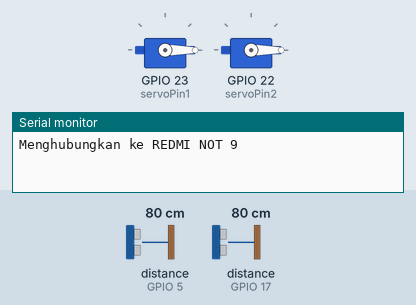
Simulated run of this sketch. Board: ESP32. Shown: 2 × servo, the last lines printed to the serial monitor. Wiring (inferred from the names in the program): ultrasonic range finder: trigger GPIO 16; echo GPIO 17. Inputs (shaded band) come from the test bench; at power-on: distance to the obstacle (sensors on GPIO 17, GPIO 5) 80 cm. The echo pulse lasts 58.3 µs per cm; WiFi joins after 1.5 s; servers stay silent unless stated; no MQTT or app messages arrive unless stated.

Above: at 1.2 s.
1.3 s: distance to the obstacle (sensor on GPIO 17) set to 17 cm
6.5 s: distance to the obstacle (sensor on GPIO 17) set to 13 cm
At 7.6 s:
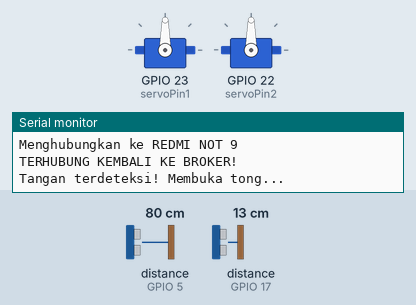
13.6 s: distance to the obstacle (sensor on GPIO 17) set to 18 cm
At 15.8 s:
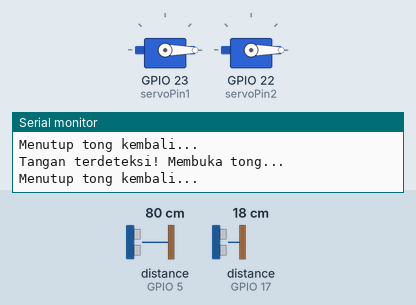
17.0 s: distance to the obstacle (sensor on GPIO 17) set to 2 cm
At 18.0 s:
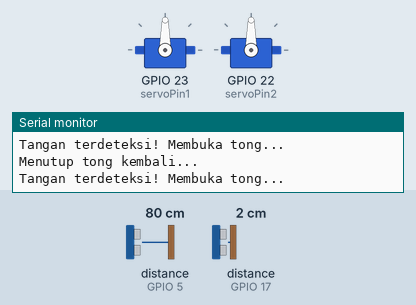
Timing chart, 0 to 20.0 s (numbered marks = the images above; inputs shaded):
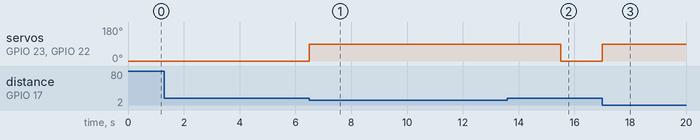

The sketch:

trashbin.ino
```cpp
#include <ArduinoJson.h>
#include <ESP32Servo.h>
#include <PubSubClient.h>
#include <WiFi.h>

// =========================================================================
// 1. PENGATURAN WI-FI & MQTT
// =========================================================================
const char *ssid = "REDMI NOT 9";
const char *password = "11111111";
const char *mqtt_server = "192.168.43.208"; // IP Laptop Kamu
const char *mqtt_topic = "trashbin/status";

// =========================================================================
// 2. PENGATURAN PIN HARDWARE
// =========================================================================
// Sensor Dalam (Kapasitas Sampah)
const int trigPinDalam = 18;
const int echoPinDalam = 5;

// Sensor Luar (Deteksi Tangan)
const int trigPinLuar = 16;
const int echoPinLuar = 17;

// Motor Servo 1 & 2 - BARU
const int servoPin1 = 23;
const int servoPin2 = 22;
Servo tutupBin1;
Servo tutupBin2;

// =========================================================================
// 3. VARIABEL KALIBRASI & LOGIKA TIMER
// =========================================================================
const int JARAK_KOSONG = 50;
const int JARAK_PENUH = 5;

unsigned long lastReconnectAttempt = 0;
unsigned long lastPublishTime = 0;
unsigned long waktuBukaTutup = 0;
bool statusTongTerbuka = false;

WiFiClient espClient;
PubSubClient client(espClient);

int bacaJarak(int pinTrig, int pinEcho) {
  digitalWrite(pinTrig, LOW);
  delayMicroseconds(2);
  digitalWrite(pinTrig, HIGH);
  delayMicroseconds(10);
  digitalWrite(pinTrig, LOW);
  long duration = pulseIn(pinEcho, HIGH, 30000);
  int distance = duration * 0.034 / 2;
  return (distance == 0) ? 999 : distance;
}

int filterMovingAverage() {
  static int sampel[5] = {0};
  static int indeks = 0;

  int jarakMentah = bacaJarak(trigPinDalam, echoPinDalam);
  if (jarakMentah == 999)
    jarakMentah = JARAK_KOSONG;

  sampel[indeks] = jarakMentah;
  indeks = (indeks + 1) % 5;

  long total = 0;
  for (int i = 0; i < 5; i++)
    total += sampel[i];
  return total / 5;
}

int hitungKapasitasPersen(int jarakTerfilter) {
  if (jarakTerfilter > JARAK_KOSONG)
    jarakTerfilter = JARAK_KOSONG;
  if (jarakTerfilter < JARAK_PENUH)
    jarakTerfilter = JARAK_PENUH;
  return ((JARAK_KOSONG - jarakTerfilter) * 100) / (JARAK_KOSONG - JARAK_PENUH);
}

void setup_wifi() {
  Serial.print("\nMenghubungkan ke ");
  Serial.println(ssid);
  WiFi.begin(ssid, password);
}

boolean reconnectMQTT() {
  if (client.connect("ESP32_SmartTrashBin")) {
    Serial.println("TERHUBUNG KEMBALI KE BROKER!");
    return true;
  }
  return false;
}

void setup() {
  Serial.begin(115200);

  pinMode(trigPinDalam, OUTPUT);
  pinMode(echoPinDalam, INPUT);
  pinMode(trigPinLuar, OUTPUT);
  pinMode(echoPinLuar, INPUT);

  // Inisialisasi Dua Servo
  tutupBin1.setPeriodHertz(50);
  tutupBin2.setPeriodHertz(50);

  tutupBin1.attach(servoPin1, 500, 2400);
  tutupBin2.attach(servoPin2, 500, 2400);

  // Tutup saat pertama kali nyala (0 derajat)
  tutupBin1.write(0);
  tutupBin2.write(0);

  setup_wifi();
  client.setServer(mqtt_server, 1883);
}

void loop() {
  unsigned long currentMillis = millis();

  if (!client.connected()) {
    if (currentMillis - lastReconnectAttempt > 5000) {
      lastReconnectAttempt = currentMillis;
      if (reconnectMQTT()) {
        lastReconnectAttempt = 0;
      }
    }
  } else {
    client.loop();
  }

  // LOGIKA BUKA TUTUP SERVO GANDA
  int jarakTangan = bacaJarak(trigPinLuar, echoPinLuar);

  if (jarakTangan < 15 && !statusTongTerbuka) {
    // Buka kedua servo
    tutupBin1.write(90);
    tutupBin2.write(90);

    statusTongTerbuka = true;
    waktuBukaTutup = currentMillis;
    Serial.println("Tangan terdeteksi! Membuka tong...");
  }

  if (statusTongTerbuka && (currentMillis - waktuBukaTutup >= 3000)) {
    // Tutup kembali kedua servo
    tutupBin1.write(0);
    tutupBin2.write(0);

    statusTongTerbuka = false;
    Serial.println("Menutup tong kembali...");
  }

  // PENGIRIMAN DATA MQTT
  if (client.connected() && (currentMillis - lastPublishTime >= 2000)) {
    lastPublishTime = currentMillis;

    int jarakMatang = filterMovingAverage();
    int kapasitasPersen = hitungKapasitasPersen(jarakMatang);

    StaticJsonDocument<128> doc;
    doc["jarak_cm"] = jarakMatang;
    doc["kapasitas_persen"] = kapasitasPersen;
    doc["status"] = (kapasitasPersen >= 90) ? "PENUH" : "AMAN";

    char jsonBuffer[128];
    serializeJson(doc, jsonBuffer);
    client.publish(mqtt_topic, jsonBuffer);
  }
}
```

Measured:
- the behaviour switches between 16 and 15 cm on distance to the obstacle (sensor on GPIO 17) (found by bisection; images 0 and 1)
- after the input at 6.5 s, servo on GPIO 23 (servoPin1), servo on GPIO 22 (servoPin2): 0° → 90° at once
- after the input at 13.6 s, servo on GPIO 23 (servoPin1), servo on GPIO 22 (servoPin2): 90° → 0° after 1.9 s
- after the input at 17.0 s, servo on GPIO 23 (servoPin1), servo on GPIO 22 (servoPin2): 0° → 90° at once
